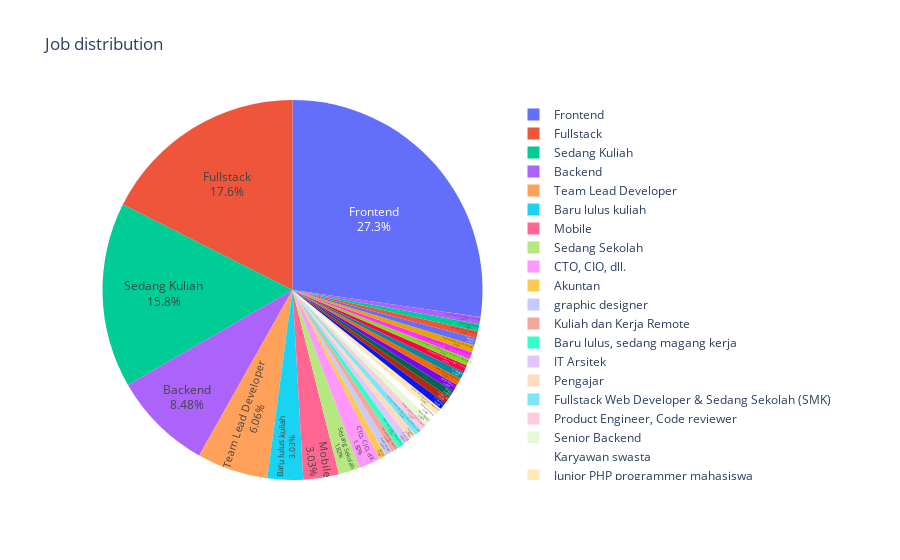

Source (notebook cell):
### Code cell
fig = px.pie(df, values='value', names='job',
             title='Job distribution')
fig.update_traces(textposition='inside', textinfo='percent+label')
fig.show()

### Figure 1 — Plotly figure (JSON) as saved in the notebook; plotly's stock layout.template omitted (floating-point values rounded to 4 significant figures)
{"data": [{"domain": {"x": [0, 1], "y": [0, 1]}, "hovertemplate": "job=%{label}<br>value=%{value}<extra></extra>", "labels": ["Frontend", "Fullstack", "Sedang Kuliah", "Backend", "Team Lead Developer", "Baru lulus kuliah", "Mobile", "Sedang Sekolah", "CTO, CIO, dll.", "Akuntan", "graphic designer", "Kuliah dan Kerja Remote", "Baru lulus, sedang magang kerja", "IT Arsitek", "Pengajar", "Fullstack Web Developer & Sedang Sekolah (SMK)", "Product Engineer, Code reviewer", "Senior Backend", "Karyawan swasta", "Junior PHP programmer mahasiswa", "IT Solution", "IT Solutions", "Pelajat", "Kuliah dan kerja", "STAFF KONSULTAN BISNIS", "It manager", "Sedang kuliah dan bekerja sebagai frontend", "Vice President of Technology, Vice President of Engineering", "IT Support yang sangat tertarik dengan Pemrograman", "Freelance web dev dan designer", "Freelance", "Kuliah, part-time Gatsby js", "Junior Programmer", "Kuliah dan kerja sebagai fullstack"], "legendgroup": "", "name": "", "showlegend": true, "textinfo": "percent+label", "textposition": "inside", "type": "pie", "values": [45, 29, 26, 14, 10, 5, 5, 3, 3, 1, 1, 1, 1, 1, 1, 1, 1, 1, 1, 1, 1, 1, 1, 1, 1, 1, 1, 1, 1, 1, 1, 1, 1, 1]}], "layout": {"legend": {"tracegroupgap": 0}, "title": {"text": "Job distribution"}}}
